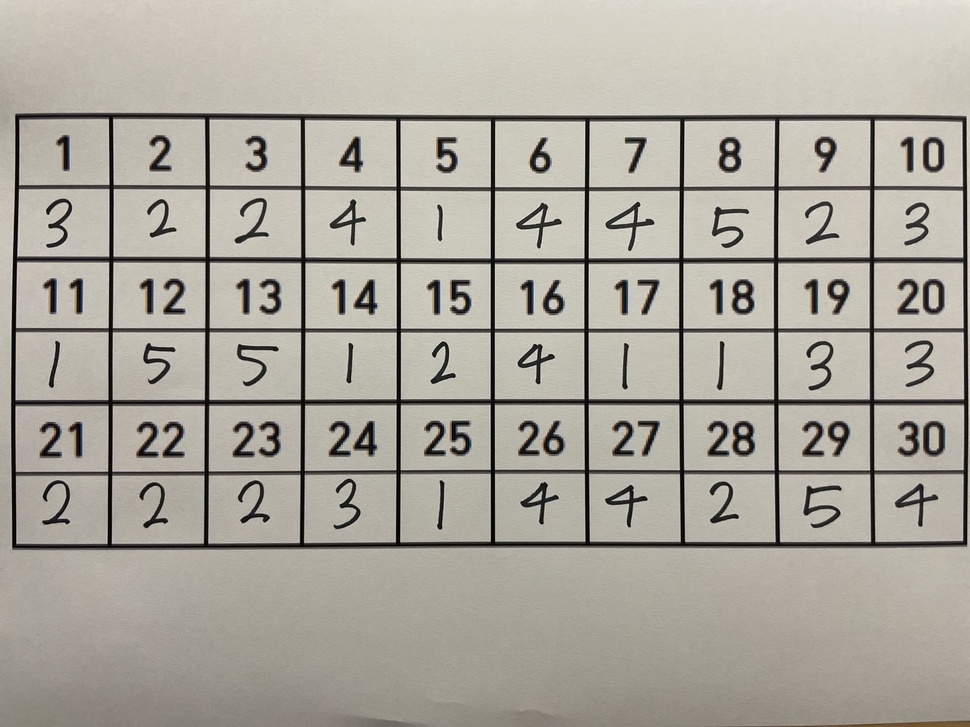
#> input picture examples/kc_test19.jpg, 970 x 727 px, shrunk from 1440 x 1080 before the run
$ python testest.py
#> lines starting #> are read from the running program, lines starting #| are printed output that depends on the picture; after the words box and inside, x2 and y2 are one past the last pixel; in counts of white or black regions, pixels touching at a corner belong together
import cv2, sys
import numpy as np

img_name = 'examples/kc_test19.jpg'
image = cv2.imread(img_name)
#> image is the input picture: shape (727, 970, 3); mean B, G, R 157, 166.7, 170.9
image_gray = cv2.imread(img_name, cv2.IMREAD_GRAYSCALE)
#> image_gray: shape (727, 970); min 0, max 241, mean 166.9
cv2.imshow('image', image)
cv2.imshow('image_gray', image_gray)

b,g,r = cv2.split(image)
image2 = cv2.merge([r,g,b])

# cv2.imshow('image', image)
# cv2.imshow('image_gray', image_gray)
# cv2.waitKey(0)

blur = cv2.GaussianBlur(image_gray, ksize=(5,5), sigmaX=0)
ret, thresh1 = cv2.threshold(blur, 127, 255, cv2.THRESH_BINARY)
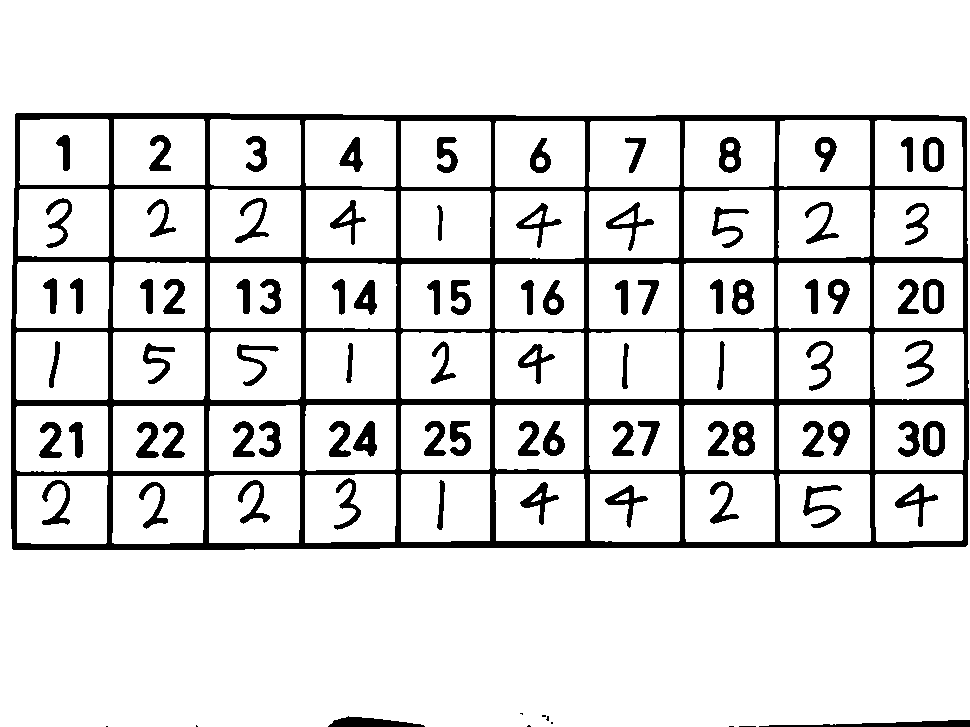
#> thresh1: shape (727, 970); 87.4% white; 93 black regions (9 under 20 px), largest, box (x1, y1, x2, y2) and area: (11, 113, 969, 550) 55452, (759, 720, 970, 727) 807, (328, 716, 425, 727) 656
cv2.imshow('blur', blur)

edged = cv2.Canny(blur, 10, 250)
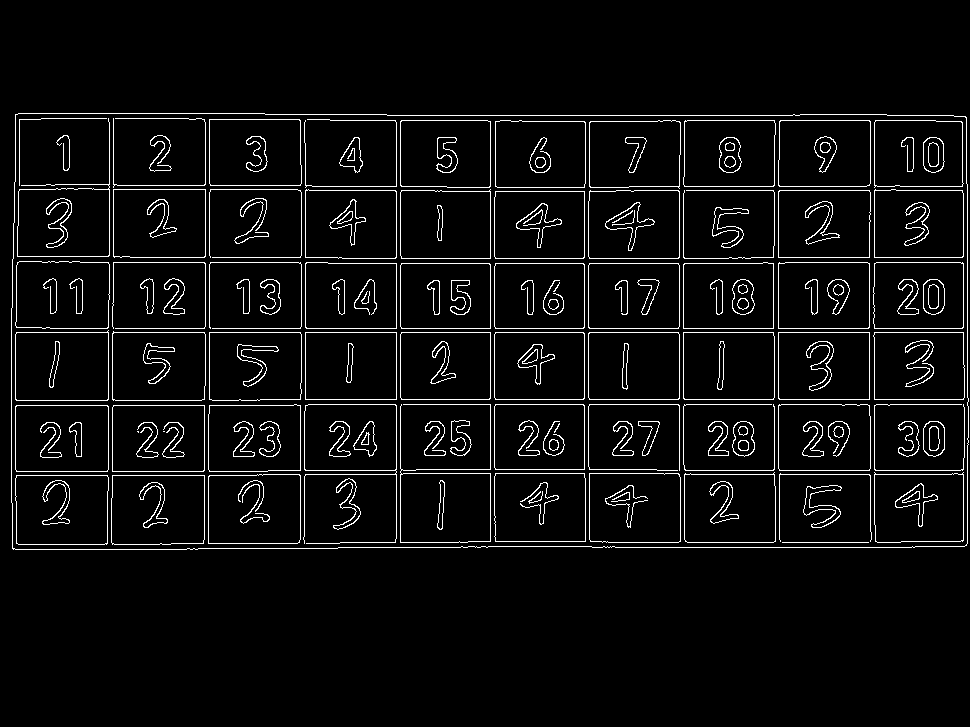
#> edged: shape (727, 970); 4.9% white in thin lines or dots, all inside (x1, y1, x2, y2) = (11, 113, 969, 550)
cv2.imshow('edged', edged)

kernel = cv2.getStructuringElement(cv2.MORPH_RECT, (10,10))
closed = cv2.morphologyEx(edged, cv2.MORPH_CLOSE, kernel)
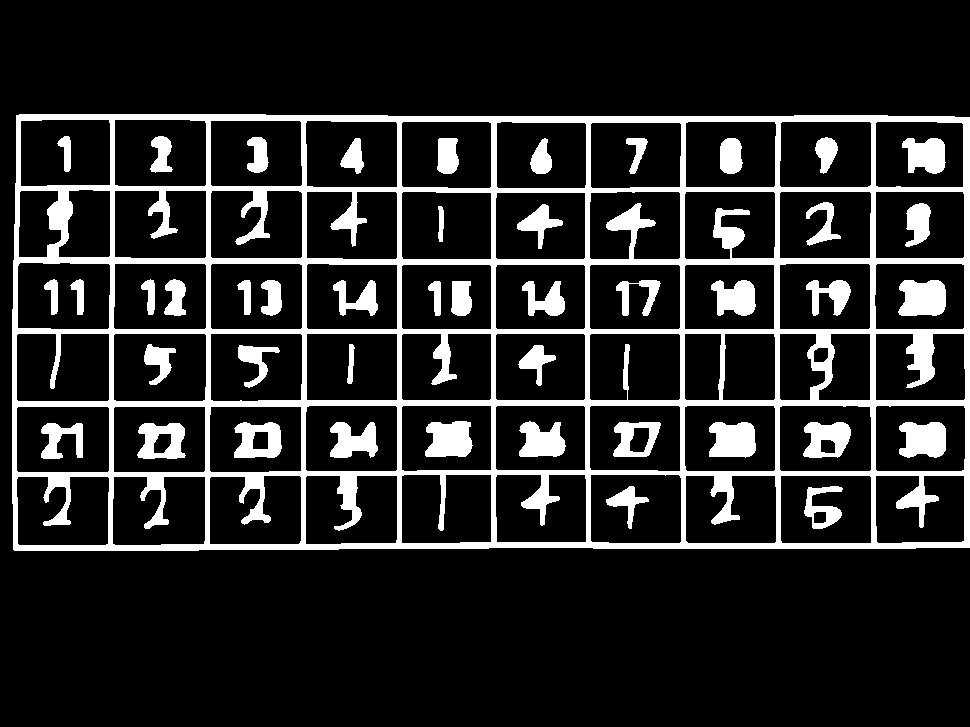
#> closed: shape (727, 970); 15.2% white; 45 white regions
cv2.imshow('closed', closed)

contours, _ = cv2.findContours(closed.copy(),cv2.RETR_EXTERNAL, cv2.CHAIN_APPROX_SIMPLE)
#> contours = 1 contour; box (x1, y1, x2, y2) and area: (12, 114, 970, 551) 413920
total = 0

# 녹색 선으로 경계선 긋기
# contours_image = cv2.drawContours(image, contours, -1, (0,255,0), 3)
# cv2.imshow('contours_image', contours_image)

contours_xy = np.array(contours)
contours_xy.shape

x_min, x_max = 0,0
value = list()
for i in range(len(contours_xy)):
    for j in range(len(contours_xy[i])):
        value.append(contours_xy[i][j][0][0]) #네번째 괄호가 0일때 x의 값
#> this loop made 1 pass
#> after the loop, value = 37 values, max 969 at index 25, min 12 at index 10, mean 372.9
x_min = min(value)
#> x_min = 12
x_max = max(value)
#> x_max = 969
print(f"x_min: {x_min}")
#| x_min: 12
print(f"x_max: {x_max}")
#| x_max: 969

# y의 min과 max 찾기
y_min, y_max = 0,0
value = list()
for i in range(len(contours_xy)):
    for j in range(len(contours_xy[i])):
        value.append(contours_xy[i][j][0][1]) #네번째 괄호가 0일때 x의 값
#> after the loop, value = 37 values, max 550 at index 14, min 114 at index 0, mean 316.2
y_min = min(value)
#> y_min = 114
y_max = max(value)
#> y_max = 550
print(f"y_min: {y_min}")
#| y_min: 114
print(f"y_max: {y_max}")
#| y_max: 550

# image trim 하기
x = x_min
#> x = 12
y = y_min
#> y = 114
w = x_max-x_min
#> w = 957
h = y_max-y_min
#> h = 436

img_trim = image[y:y+h, x:x+w]
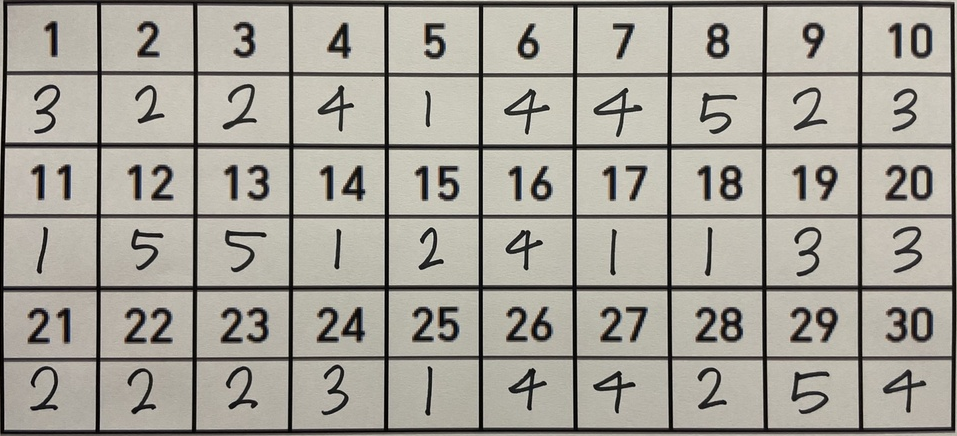
#> img_trim: shape (436, 957, 3); mean B, G, R 151.5, 160.7, 164.3
cv2.imwrite('org_trim.jpg', img_trim)
org_image = cv2.imread('org_trim.jpg')
cv2.imshow('org_image', org_image)

# 이미지에서 꼭지점 4개 검출
gray = cv2.cvtColor(org_image, cv2.COLOR_RGB2GRAY)
ret, binary = cv2.threshold(gray, 0, 255, cv2.THRESH_OTSU)
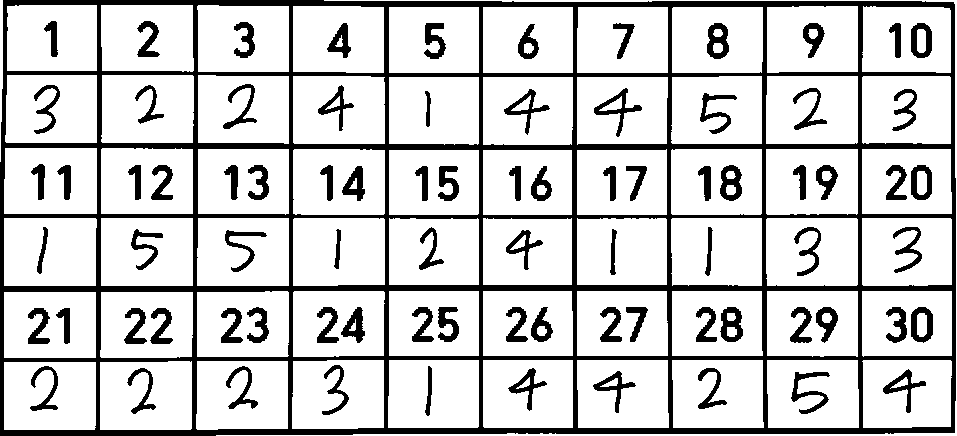
#> binary: shape (436, 957); 80.6% white; 82 black regions, largest, box (x1, y1, x2, y2) and area: (0, 0, 956, 436) 51478, (791, 372, 830, 414) 530, (594, 88, 642, 137) 516
#> ret = 115
binary = cv2.bitwise_not(binary)
#> binary: shape (436, 957); 19.4% white; 82 white regions
contours, hierarchy = cv2.findContours(binary, cv2.RETR_LIST, cv2.CHAIN_APPROX_TC89_KCOS)
#> contours = 169 contours, 2 with area under 20; largest, box (x1, y1, x2, y2) and area: (0, 0, 956, 436) 412127, (100, 74, 195, 144) 6374, (99, 360, 193, 431) 6348, (3, 217, 98, 287) 6345, (765, 217, 859, 287) 6342
tx_list = []
ty_list = []
for contour in contours:
    epsilon = cv2.arcLength(contour, True) * 0.02
    approx_poly = cv2.approxPolyDP(contour, epsilon, True)
    for approx in approx_poly:
        tx, ty = tuple(approx[0])
        tx_list.append(tx)
        ty_list.append(ty)

    tx_min = min(tx_list)
    tx_max = max(tx_list)
    ty_min = min(ty_list)
    ty_max = max(ty_list)
#> this loop made 169 passes
#> (epsilon, tx_min, tx_max, ty_min, ty_max) on passes 1 to 3: (0, 890, 890, 389, 389), (0.941, 599, 890, 377, 389), (0.914, 599, 908, 377, 389)
#> after the loop, tx_list = 1143 values, max 954 at index 1141, min 0 at index 1140, mean 508; ty_list = 1143 values, max 435 at index 1140, min 0 at index 1139, mean 218.5
print(tx_min, tx_max, ty_min, ty_max)
#| 0 954 0 435
cv2.circle(org_image, (tx_min, ty_min), 3, (0, 0, 255), -1)
#> org_image: shape (436, 957, 3); mean B, G, R 151.5, 160.7, 164.3
cv2.circle(org_image, (tx_max, ty_min), 3, (0, 0, 255), -1)
#> org_image: shape (436, 957, 3); mean B, G, R 151.4, 160.7, 164.3
cv2.circle(org_image, (tx_min, ty_max), 3, (0, 0, 255), -1)
#> org_image: shape (436, 957, 3); mean B, G, R 151.4, 160.7, 164.3
cv2.circle(org_image, (tx_max, ty_max), 3, (0, 0, 255), -1)
#> org_image: shape (436, 957, 3); mean B, G, R 151.4, 160.7, 164.3

cv2.imshow("src", org_image)

# 좌표 저장
pts = np.zeros((4, 2), dtype=np.float32)
pts_cnt = 0
pts[0] = [tx_min, ty_min]
pts[1] = [tx_max, ty_min]
pts[2] = [tx_min, ty_max]
pts[3] = [tx_max, ty_max]

# 좌표 4개 중 상하좌우 찾기
sm = pts.sum(axis=1)  # 4쌍의 좌표 각각 x+y 계산
diff = np.diff(pts, axis=1)  # 4쌍의 좌표 각각 x-y 계산

topLeft = pts[np.argmin(sm)]  # x+y가 가장 값이 좌상단 좌표
bottomRight = pts[np.argmax(sm)]  # x+y가 가장 큰 값이 우하단 좌표
topRight = pts[np.argmin(diff)]  # x-y가 가장 작은 것이 우상단 좌표
bottomLeft = pts[np.argmax(diff)]  # x-y가 가장 큰 값이 좌하단 좌표

# 변환 전 4개 좌표
pts1 = np.float32([topLeft, topRight, bottomRight, bottomLeft])

# 변환 후 영상에 사용할 서류의 폭과 높이 계산
w1 = abs(bottomRight[0] - bottomLeft[0])
w2 = abs(topRight[0] - topLeft[0])
h1 = abs(topRight[1] - bottomRight[1])
h2 = abs(topLeft[1] - bottomLeft[1])
width = max([w1, w2])  # 두 좌우 거리간의 최대값이 서류의 폭
height = max([h1, h2])  # 두 상하 거리간의 최대값이 서류의 높이

# 변환 후 4개 좌표
pts2 = np.float32([[0, 0], [width - 1, 0],
                    [width - 1, height - 1], [0, height - 1]])

# 변환 행렬 계산
mtrx = cv2.getPerspectiveTransform(pts1, pts2)

# 원근 변환 적용
result = cv2.warpPerspective(org_image, mtrx, (int(width), int(height)))
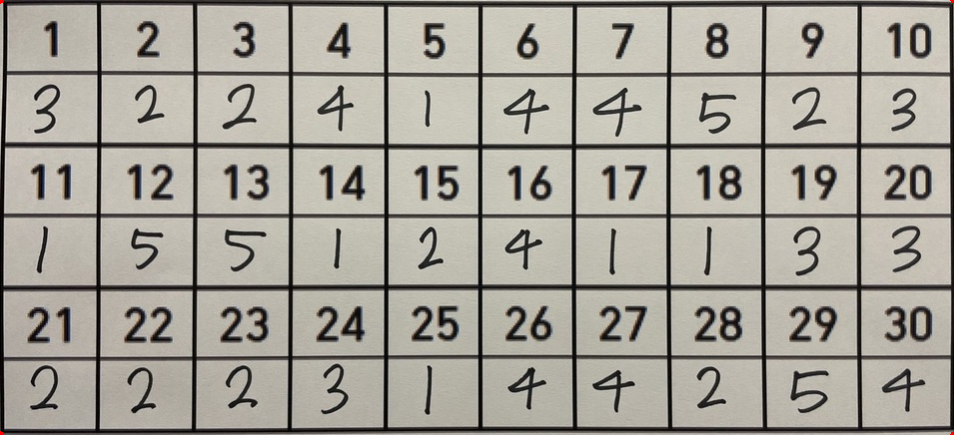
#> result: shape (435, 954, 3); mean B, G, R 151.5, 160.7, 164.3
cv2.imshow('scanned', result)

cv2.waitKey(0)
cv2.destroyAllWindows()

$ run again, with examples/kc_test31.jpg copied over examples/kc_test19.jpg
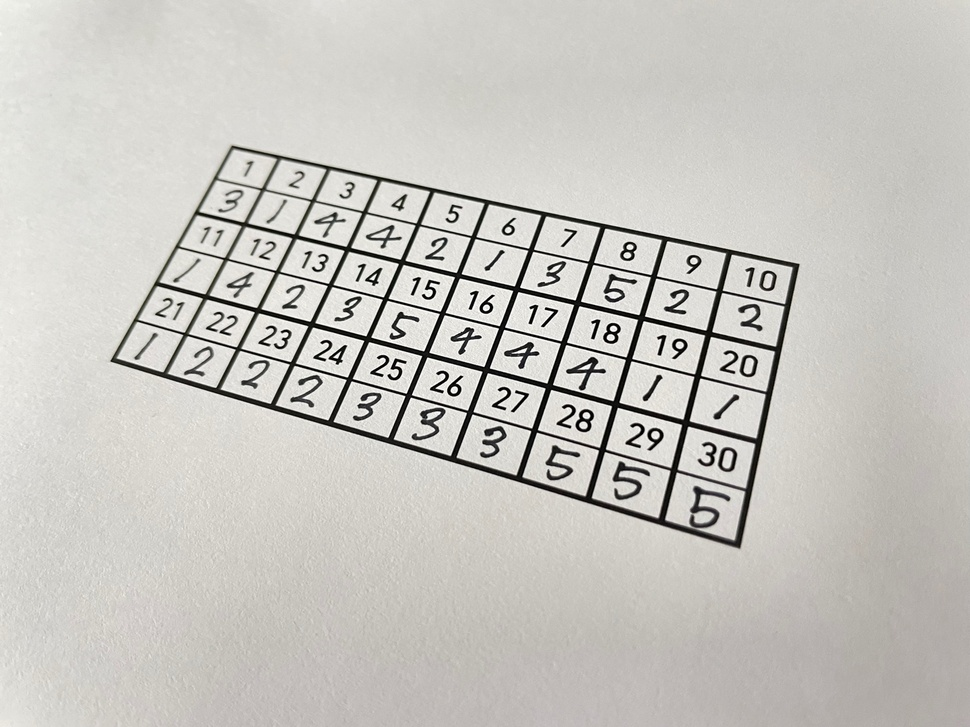
#> input picture examples/kc_test31.jpg, 970 x 727 px, shrunk from 1440 x 1080 before the run
#> image is the input picture: shape (727, 970, 3); mean B, G, R 192, 197.2, 199
#> `ret, thresh1 = cv2.threshold(blur, 127, 255, cv2.THRESH_BINARY)`:
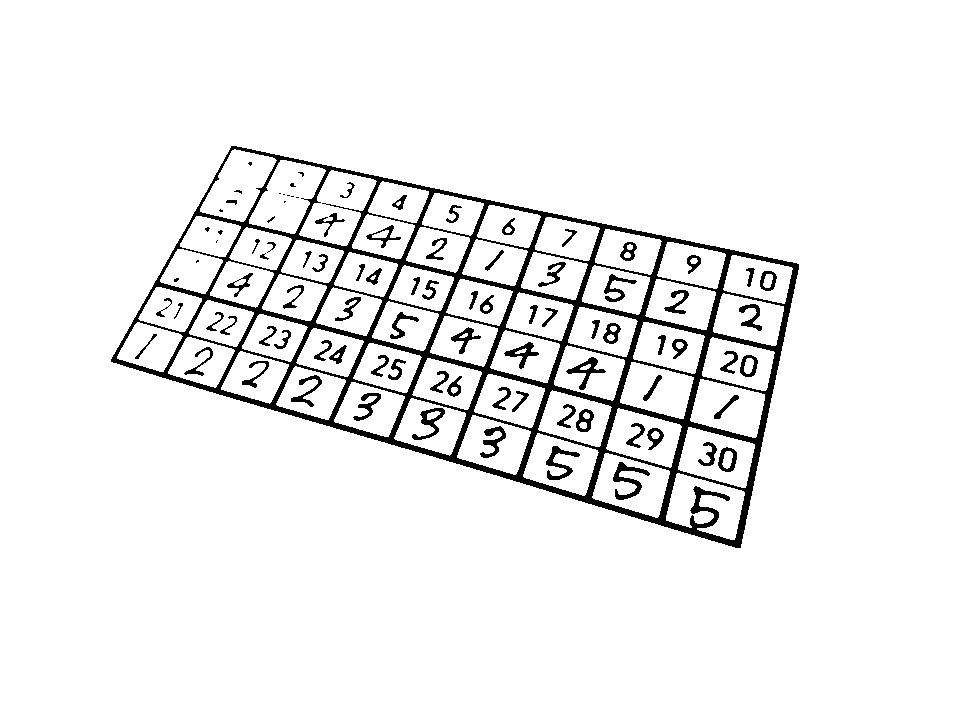
#> thresh1: shape (727, 970); 94.2% white; 93 black regions (17 under 20 px), largest, box (x1, y1, x2, y2) and area: (111, 146, 799, 548) 29545, (613, 462, 650, 500) 471, (546, 446, 580, 480) 398
#> edged: shape (727, 970); 3.2% white in thin lines or dots, all inside (x1, y1, x2, y2) = (110, 145, 800, 549)
#> closed: shape (727, 970); 11.8% white; 1 white region
#> `contours, _ = cv2.findContours(closed.copy(),cv2.RETR_EXTERNAL, cv2.CH..`: contours = 1 contour; box (x1, y1, x2, y2) and area: (111, 146, 801, 550) 163482
#> the loop `for i in range(len(contours_xy)):` made 1 pass
#> after the loop `for i in range(len(contours_xy)):`: value = 920 values, max 800 at index 681, min 111 at index 187, mean 442.1
#> x_min = 111
#> x_max = 800
#| x_min: 111
#| x_max: 800
#> after the loop `for i in range(len(contours_xy)):`: value = 920 values, max 549 at index 561, min 146 at index 0, mean 343.2
#> y_min = 146
#> y_max = 549
#| y_min: 146
#| y_max: 549
#> x = 111
#> y = 146
#> w = 689
#> h = 403
#> ret = 128
#> `contours, hierarchy = cv2.findContours(binary, cv2.RETR_LIST, cv2.CHAI..`: contours = 167 contours, 1 with area under 20; largest, box (x1, y1, x2, y2) and area: (0, 0, 689, 402) 162550, (553, 326, 635, 395) 3713, (480, 306, 560, 373) 3504, (566, 280, 645, 343) 3324, (578, 232, 656, 293) 3232
#> the loop `for contour in contours:` made 167 passes
#> (epsilon, tx_min, tx_max, ty_min, ty_max) on passes 1, 3, 5: (4.84, 579, 617, 340, 381), (4.36, 503, 634, 315, 393), (1.03, 480, 634, 304, 393)
#> after the loop `for contour in contours:`: tx_list = 1140 values, max 688 at index 1138, min 0 at index 1136, mean 359.9; ty_list = 1140 values, max 401 at index 1137, min 0 at index 1139, mean 178.6
#| 0 688 0 401
#> `result = cv2.warpPerspective(org_image, mtrx, (int(width), int(height)))`:
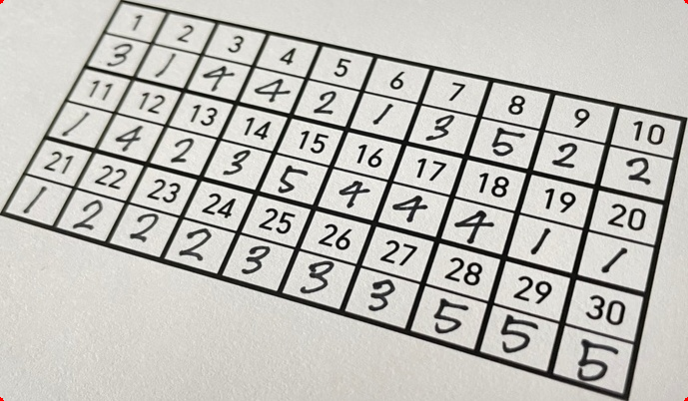
#> result: shape (401, 688, 3); mean B, G, R 185.3, 190.4, 191.7
